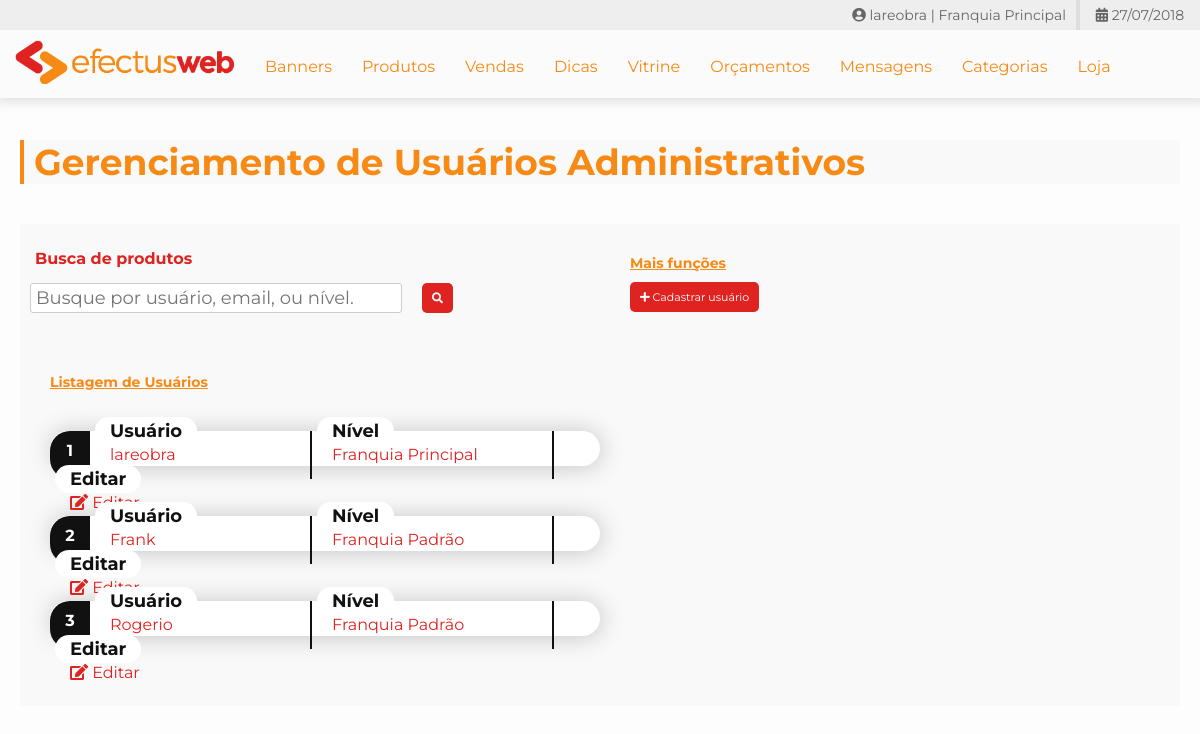
The page /@pew/pew-usuarios.php (signed in) on the database its author committed.
### tables this page shows
CREATE TABLE `pew_usuarios_administrativos` (
  `id` int(11) NOT NULL,
  `id_franquia` int(11) NOT NULL,
  `empresa` varchar(255) NOT NULL,
  `usuario` varchar(255) NOT NULL,
  `senha` varchar(255) NOT NULL,
  `email` varchar(255) NOT NULL,
  `nivel` int(11) NOT NULL
);

### @pew/pew-system-config.php (called while the page is built, shortened)
<?php
    if(!class_exists("Pew_Data_Base")){
        class Pew_Data_Base{
            function __construct($database_host, $database_user, $database_pass, $database_name, $tb_banners, $tb_categorias, $tb_subcategorias, $tb_contatos, $tb_usuarios_administrativos){
                $this->tabela_usuarios_administrativos = $tb_usuarios_administrativos;
            }
        }
    }
    $pew_db = new Pew_Data_Base("mysql1.lareobra.com.br", "lareobra1", "admlareobra@123", "lareobra1", "pew_banners", "pew_categorias", "pew_subcategorias", "pew_contatos", "pew_usuarios_administrativos");
?>

### @pew/pew-usuarios.php (the view, shortened to what this page needs)
<?php
    require_once "@valida-sessao.php";
?>
<!DOCTYPE html>
<html>
    <head>
        <?php
            require_once "@link-standard-styles.php";
            require_once "@link-standard-scripts.php";
        ?>
    </head>
    <body>
        <h1 class="titulos">Gerenciamento de Usuários Administrativos</h1>
        <section class="conteudo-painel">
            <div class="group clear">
                <form action="pew-usuarios.php" method="get" class="label half clear">
                    <label class="group">
                        <div class="group">
                            <h3 class="label-title">Busca de produtos</h3>
                        </div>
                        <div class="group">
                            <div class="xlarge" style="margin-left: -5px; margin-right: 0px;">
                                <input type="search" name="busca" placeholder="Busque por usuário, email, ou nível." class="label-input" title="Buscar">
                            </div>
                            <div class="xsmall" style="margin-left: 0px;">
                                <button type="submit" class="btn-submit label-input btn-flat" style="margin: 10px;">
                                    <i class="fas fa-search"></i>
                                </button>
                            </div>
                        </div>
                    </label>
                </form>
                <div class="label half jc-left">
                    <div class="full">
                        <h4 class="subtitulos" align=left>Mais funções</h4>
                    </div>
                    <div class="label full">
                        <a href="pew-cadastra-usuario.php" class="btn-flat" title="Cadastre um novo usuário"><i class="fas fa-plus"></i> Cadastrar usuário</a>
                    </div>
                </div>
            </div>
            <div class="display-usuarios full clear">
                <?php
                    $tabela_usuarios = $pew_db->tabela_usuarios_administrativos;
                    $strBusca = isset($_GET["busca"]) ? $_GET["busca"] : "";
                    $busca = "";
                    if($strBusca != ""){
                        $busca = "where usuario like '%".$strBusca."%' or nivel like '%".$strBusca."%' or email like '%".$strBusca."%'";
                        echo "<div class='group'><h3>Exibindo resultados para: $strBusca</h3></div>";
                    }else{
                        echo "<div class='full' style='padding-top: 40px;'><h3 class='subtitulos'>Listagem de Usuários</h3></div>";
                    }
                    $contarUsuarios = mysqli_query($conexao, "select count(id) as total_usuarios from $tabela_usuarios $busca");
                    $contagem = mysqli_fetch_assoc($contarUsuarios);
                    if($contagem["total_usuarios"] > 0){
                        echo "<div class='full' style='margin-top: 40px;'>";
                        $queryUsuarios = mysqli_query($conexao, "select * from $tabela_usuarios $busca order by id asc");
                        $i = 0;
                        while($usuarios = mysqli_fetch_array($queryUsuarios)){
                            $idUsuario = $usuarios["id"];
                            $usuario  = $usuarios["usuario"];
                            $nivel  = $usuarios["nivel"];
                            switch($nivel){
                                case 1:
                                    $nivel = "Franquia Principal";
                                    break;
                                case 2:
                                    $nivel = "Franquia Padrão";
                                    break;
                            }
                            $i++;
                            echo "<div class='box-usuario'>";
                                echo "<div class='indice'>$i</div>";
                                echo "<div class='name-field'>";
                                    echo "<h3 class='title'>Usuário</h3>";
                                    echo $usuario;
                                echo "</div>";
                                echo "<div class='nivel-field'>";
                                    echo "<h3 class='title'>Nível</h3>";
                                    echo $nivel;
                                echo "</div>";
                                echo "<div class='control-field'>";
                                    echo "<h3 class='title'>Editar</h3>";
                                    echo "<a href='pew-edita-usuario.php?id_usuario=$idUsuario' class='btn-editar'><i class='fas fa-edit'></i> Editar</a>";
                                echo "</div>";
                            echo "</div>";
                        }
                        echo "</div>";
                    }else{
                        echo "<h3 class='subtitulos'>Não foram encontrados usuários.</h3>";
                    }
                ?>
            </div>
        </section>
    </body>
</html>

### @pew/css/estilo.css (style rules this page uses)
body { margin: 0px; color: #df2321; font-family: 'Montserrat', sans-serif; overflow-x: hidden; background-color: #fdfdfd; }
.titulos { font-size: 36px; width: calc(100% - 54px); color: #f78a14; text-align: left; padding: 0px; margin: 40px 20px 40px 20px; padding: 0px 0px 0px 10px; border-left: 4px solid #f78a14; background-color: #f9f9f9; position: relative; }
.subtitulos { font-size: 14px; text-decoration: underline; color: #f78a14; margin: 0px; }
.conteudo-painel { width: calc(100% - 40px); margin: 20px; padding: 20px 0px 20px 0px; background-color: #f9f9f9; min-height: 200px; }
input, select, textarea, button { position: relative; font-size: 18px; outline: none; background-color: #fff; resize: none; border-radius: 3px; font-family: 'Montserrat', sans-serif; }
.xsmall { width: calc((100%/6) - 30.23px); margin: 5px 15px 5px 15px; float: left; }
.half { width: calc((100%/2) - 30px); margin: 5px 15px 5px 15px; float: left; }
.xlarge { width: calc((100%/1.335) - 30px); margin: 5px 15px 5px 15px; float: left; }
.full { width: calc(100% - 30px); margin: 5px 15px 5px 15px; }
.group { width: 100%; margin: 0px; }
.label-input { width: calc(100% - 10px); height: 30px; line-height: 30px; margin-top: 10px; margin-bottom: 10px; padding: 0px 5px 0px 5px; border: 1px solid #ccc; outline: none; transition: .3s; }
.label { display: flex; flex-flow: row wrap; }
.jc-left { justify-content: flex-start; }
.label-title { font-size: 16px; margin: 0px; text-align: left; width: 100%; }
.clear { clear: both; }
.btn-submit { background-color: #32cd32; color: #fff; border: none; height: 40px; border-bottom: 4px solid #2aa32a; text-decoration: none; transition: .2s; outline: none; cursor: pointer; text-align: center; }
.btn-flat { width: auto; height: 30px; font-size: 11px; line-height: 30px; border: none; display: block; margin: 0px 15px 10px 0px; padding: 0px 10px 0px 10px; border-radius: 5px; background-color: #df2321; color: #fff; transition: .3s; text-decoration: none; text-align: center; cursor: pointer; }
.btn-editar { font-size: 24px; color: inherit; text-decoration: none; cursor: pointer; }

### @pew/pew-usuarios.php (style rules this page uses)
.display-usuarios { margin-top: 50px; margin-bottom: 50px; }
.box-usuario { width: 50%; height: 35px; line-height: 35px; margin-bottom: 50px; -webkit-box-shadow: 1px 1px 25px 1px rgba(0, 0, 0, 0.2); -moz-box-shadow: 1px 1px 25px 1px rgba(0, 0, 0, 0.2); box-shadow: 1px 1px 25px 1px rgba(0, 0, 0, 0.2); border-radius: 20px; background-color: #fff; font-size: 16px; display: flex; flex-flow: row wrap; line-height: 48px; }
.box-usuario .indice { width: 40px; line-height: 40px; text-align: center; background-color: #111; color: #fff; font-weight: bold; border-top-left-radius: 20px; border-bottom-left-radius: 20px; }
.box-usuario .name-field { position: relative; width: 200px; padding: 0px 0px 0px 20px; transition: .2s; border-right: 2px solid #111; }
.box-usuario .nivel-field { position: relative; width: 200px; border-right: 2px solid #111; padding: 0px 20px 0px 20px; transition: .2s; }
.box-usuario .control-field { position: relative; border-top-right-radius: 20px; border-bottom-right-radius: 20px; padding: 0px 0px 0px 20px; transition: .2s; }
.box-usuario .control-field .btn-editar { font-size: 16px; }
.box-usuario .title { position: absolute; font-size: 18px; line-height: 18px; background-color: #fff; color: #111; padding: 5px; padding-left: 15px; padding-right: 15px; border-radius: 20px; margin: 0px; top: -14px; left: 5px; float: left; }

### rows shown on the page
pew_usuarios_administrativos: usuario "lareobra", nivel "Franquia Principal"
pew_usuarios_administrativos: usuario "Frank", nivel "Franquia Padrão"
pew_usuarios_administrativos: usuario "Rogerio", nivel "Franquia Padrão"

### other values the page prints
$pew_session->usuario "lareobra"
$pew_nivel "Franquia Principal"
$tituloPrincipal "Banners"
$tituloPrincipal "Produtos"
$tituloPrincipal "Vendas"
$tituloPrincipal "Dicas"
$tituloPrincipal "Vitrine"
$tituloPrincipal "Orçamentos"
$tituloPrincipal "Mensagens"
$tituloPrincipal "Categorias"
$tituloPrincipal "Loja"
